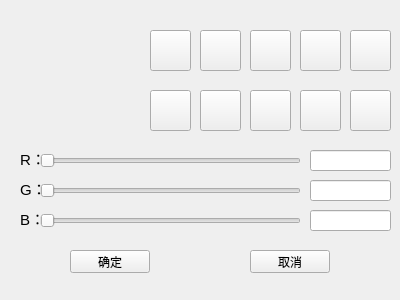
<?xml version="1.0" encoding="UTF-8"?>
<ui version="4.0">
 <class>Color</class>
 <widget class="QWidget" name="Color">
  <property name="geometry">
   <rect>
    <x>0</x>
    <y>0</y>
    <width>400</width>
    <height>300</height>
   </rect>
  </property>
  <property name="windowTitle">
   <string>Form</string>
  </property>
  <widget class="QLabel" name="label">
   <property name="geometry">
    <rect>
     <x>40</x>
     <y>30</y>
     <width>91</width>
     <height>91</height>
    </rect>
   </property>
   <property name="text">
    <string/>
   </property>
  </widget>
  <widget class="QSlider" name="RSlider">
   <property name="enabled">
    <bool>true</bool>
   </property>
   <property name="geometry">
    <rect>
     <x>40</x>
     <y>150</y>
     <width>261</width>
     <height>21</height>
    </rect>
   </property>
   <property name="orientation">
    <enum>Qt::Horizontal</enum>
   </property>
  </widget>
  <widget class="QSlider" name="GSlider">
   <property name="geometry">
    <rect>
     <x>40</x>
     <y>180</y>
     <width>261</width>
     <height>21</height>
    </rect>
   </property>
   <property name="orientation">
    <enum>Qt::Horizontal</enum>
   </property>
  </widget>
  <widget class="QSlider" name="BSlider">
   <property name="geometry">
    <rect>
     <x>40</x>
     <y>210</y>
     <width>261</width>
     <height>21</height>
    </rect>
   </property>
   <property name="orientation">
    <enum>Qt::Horizontal</enum>
   </property>
  </widget>
  <widget class="QLabel" name="label_2">
   <property name="geometry">
    <rect>
     <x>20</x>
     <y>150</y>
     <width>31</width>
     <height>16</height>
    </rect>
   </property>
   <property name="font">
    <font>
     <pointsize>11</pointsize>
    </font>
   </property>
   <property name="text">
    <string>R：</string>
   </property>
  </widget>
  <widget class="QLabel" name="label_3">
   <property name="geometry">
    <rect>
     <x>20</x>
     <y>180</y>
     <width>31</width>
     <height>16</height>
    </rect>
   </property>
   <property name="font">
    <font>
     <pointsize>11</pointsize>
    </font>
   </property>
   <property name="text">
    <string>G：</string>
   </property>
  </widget>
  <widget class="QLabel" name="label_4">
   <property name="geometry">
    <rect>
     <x>20</x>
     <y>210</y>
     <width>31</width>
     <height>16</height>
    </rect>
   </property>
   <property name="font">
    <font>
     <pointsize>11</pointsize>
    </font>
   </property>
   <property name="text">
    <string>B：</string>
   </property>
  </widget>
  <widget class="QLineEdit" name="RlineEdit">
   <property name="geometry">
    <rect>
     <x>310</x>
     <y>150</y>
     <width>81</width>
     <height>21</height>
    </rect>
   </property>
  </widget>
  <widget class="QLineEdit" name="GlineEdit">
   <property name="geometry">
    <rect>
     <x>310</x>
     <y>180</y>
     <width>81</width>
     <height>21</height>
    </rect>
   </property>
  </widget>
  <widget class="QLineEdit" name="BlineEdit">
   <property name="geometry">
    <rect>
     <x>310</x>
     <y>210</y>
     <width>81</width>
     <height>21</height>
    </rect>
   </property>
  </widget>
  <widget class="QPushButton" name="confirm">
   <property name="geometry">
    <rect>
     <x>70</x>
     <y>250</y>
     <width>80</width>
     <height>23</height>
    </rect>
   </property>
   <property name="text">
    <string>确定</string>
   </property>
  </widget>
  <widget class="QPushButton" name="cancel">
   <property name="geometry">
    <rect>
     <x>250</x>
     <y>250</y>
     <width>80</width>
     <height>23</height>
    </rect>
   </property>
   <property name="text">
    <string>取消</string>
   </property>
  </widget>
  <widget class="QPushButton" name="DeepRed">
   <property name="geometry">
    <rect>
     <x>150</x>
     <y>30</y>
     <width>41</width>
     <height>41</height>
    </rect>
   </property>
   <property name="text">
    <string/>
   </property>
  </widget>
  <widget class="QPushButton" name="red">
   <property name="geometry">
    <rect>
     <x>200</x>
     <y>30</y>
     <width>41</width>
     <height>41</height>
    </rect>
   </property>
   <property name="text">
    <string/>
   </property>
  </widget>
  <widget class="QPushButton" name="Eyellow">
   <property name="geometry">
    <rect>
     <x>250</x>
     <y>30</y>
     <width>41</width>
     <height>41</height>
    </rect>
   </property>
   <property name="text">
    <string/>
   </property>
  </widget>
  <widget class="QPushButton" name="dblue">
   <property name="geometry">
    <rect>
     <x>250</x>
     <y>90</y>
     <width>41</width>
     <height>41</height>
    </rect>
   </property>
   <property name="text">
    <string/>
   </property>
  </widget>
  <widget class="QPushButton" name="lgreen">
   <property name="geometry">
    <rect>
     <x>350</x>
     <y>30</y>
     <width>41</width>
     <height>41</height>
    </rect>
   </property>
   <property name="text">
    <string/>
   </property>
  </widget>
  <widget class="QPushButton" name="yellow">
   <property name="geometry">
    <rect>
     <x>300</x>
     <y>30</y>
     <width>41</width>
     <height>41</height>
    </rect>
   </property>
   <property name="text">
    <string/>
   </property>
  </widget>
  <widget class="QPushButton" name="dgreen">
   <property name="geometry">
    <rect>
     <x>150</x>
     <y>90</y>
     <width>41</width>
     <height>41</height>
    </rect>
   </property>
   <property name="text">
    <string/>
   </property>
  </widget>
  <widget class="QPushButton" name="skyBlue">
   <property name="geometry">
    <rect>
     <x>200</x>
     <y>90</y>
     <width>41</width>
     <height>41</height>
    </rect>
   </property>
   <property name="text">
    <string/>
   </property>
  </widget>
  <widget class="QPushButton" name="purple">
   <property name="geometry">
    <rect>
     <x>350</x>
     <y>90</y>
     <width>41</width>
     <height>41</height>
    </rect>
   </property>
   <property name="text">
    <string/>
   </property>
  </widget>
  <widget class="QPushButton" name="sblue">
   <property name="geometry">
    <rect>
     <x>300</x>
     <y>90</y>
     <width>41</width>
     <height>41</height>
    </rect>
   </property>
   <property name="text">
    <string/>
   </property>
  </widget>
 </widget>
 <resources/>
 <connections/>
</ui>
